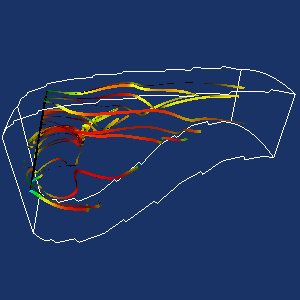

This figure's Python source:
#!/usr/bin/env python

# Demonstrate vtkSplineFilter on stream traces through PLOT3D combustor
# data, displaying spline-smoothed ribbons colored by scalar field.

import os

# Factory overrides
import vtkmodules.vtkInteractionStyle  # noqa: F401
import vtkmodules.vtkRenderingOpenGL2  # noqa: F401

from vtkmodules.vtkCommonDataModel import vtkDataObject
from vtkmodules.vtkCommonMath import vtkRungeKutta4
from vtkmodules.vtkFiltersCore import vtkStructuredGridOutlineFilter
from vtkmodules.vtkFiltersFlowPaths import vtkStreamTracer
from vtkmodules.vtkFiltersGeneral import vtkSplineFilter
from vtkmodules.vtkFiltersModeling import vtkRibbonFilter
from vtkmodules.vtkFiltersSources import vtkPlaneSource
from vtkmodules.vtkIOParallel import vtkMultiBlockPLOT3DReader
from vtkmodules.vtkRenderingCore import (
    vtkActor,
    vtkPolyDataMapper,
    vtkRenderWindow,
    vtkRenderWindowInteractor,
    vtkRenderer,
)

# Data directory
data_dir = os.environ.get("VPE_DATA_DIR", os.path.dirname(os.path.abspath(__file__)))

# Read PLOT3D data
pl3d = vtkMultiBlockPLOT3DReader()
pl3d.SetXYZFileName(os.path.join(data_dir, "combxyz.bin"))
pl3d.SetQFileName(os.path.join(data_dir, "combq.bin"))
pl3d.SetScalarFunctionNumber(100)
pl3d.SetVectorFunctionNumber(202)
pl3d.Update()
output = pl3d.GetOutput().GetBlock(0)

# Seed plane for stream tracer
ps = vtkPlaneSource()
ps.SetXResolution(4)
ps.SetYResolution(4)
ps.SetOrigin(2, -2, 26)
ps.SetPoint1(2, 2, 26)
ps.SetPoint2(2, -2, 32)

ps_mapper = vtkPolyDataMapper()
ps_mapper.SetInputConnection(ps.GetOutputPort())

ps_actor = vtkActor()
ps_actor.SetMapper(ps_mapper)
ps_actor.GetProperty().SetRepresentationToWireframe()

# Stream tracer with RK4
rk4 = vtkRungeKutta4()

streamer = vtkStreamTracer()
streamer.SetInputData(output)
streamer.SetSourceData(ps.GetOutput())
streamer.SetMaximumPropagation(100)
streamer.SetInitialIntegrationStep(0.2)
streamer.SetIntegrationDirectionToForward()
streamer.SetComputeVorticity(1)
streamer.SetIntegrator(rk4)

# Spline filter to smooth the stream lines
sf = vtkSplineFilter()
sf.SetInputConnection(streamer.GetOutputPort())
sf.SetSubdivideToLength()
sf.SetLength(0.15)

# Ribbon filter for visualization
rf = vtkRibbonFilter()
rf.SetInputConnection(sf.GetOutputPort())
rf.SetInputArrayToProcess(1, 0, 0, vtkDataObject.FIELD_ASSOCIATION_POINTS, "Normals")
rf.SetWidth(0.1)
rf.SetWidthFactor(5)

stream_mapper = vtkPolyDataMapper()
stream_mapper.SetInputConnection(rf.GetOutputPort())
stream_mapper.SetScalarRange(output.GetScalarRange())

streamline_actor = vtkActor()
streamline_actor.SetMapper(stream_mapper)

# Outline of the structured grid
outline = vtkStructuredGridOutlineFilter()
outline.SetInputData(output)

outline_mapper = vtkPolyDataMapper()
outline_mapper.SetInputConnection(outline.GetOutputPort())

outline_actor = vtkActor()
outline_actor.SetMapper(outline_mapper)

# Renderer
renderer = vtkRenderer()
renderer.AddActor(ps_actor)
renderer.AddActor(outline_actor)
renderer.AddActor(streamline_actor)
renderer.SetBackground(0.1, 0.2, 0.4)

# Window
render_window = vtkRenderWindow()
render_window.AddRenderer(renderer)
render_window.SetSize(300, 300)
render_window.SetWindowName("spline")

# Interactor
interactor = vtkRenderWindowInteractor()
interactor.SetRenderWindow(render_window)

# Scene
cam = renderer.GetActiveCamera()
cam.SetClippingRange(3.95297, 50)
cam.SetFocalPoint(9.71821, 0.458166, 29.3999)
cam.SetPosition(2.7439, -37.3196, 38.7167)
cam.SetViewUp(-0.16123, 0.264271, 0.950876)

interactor.Initialize()
interactor.Start()
